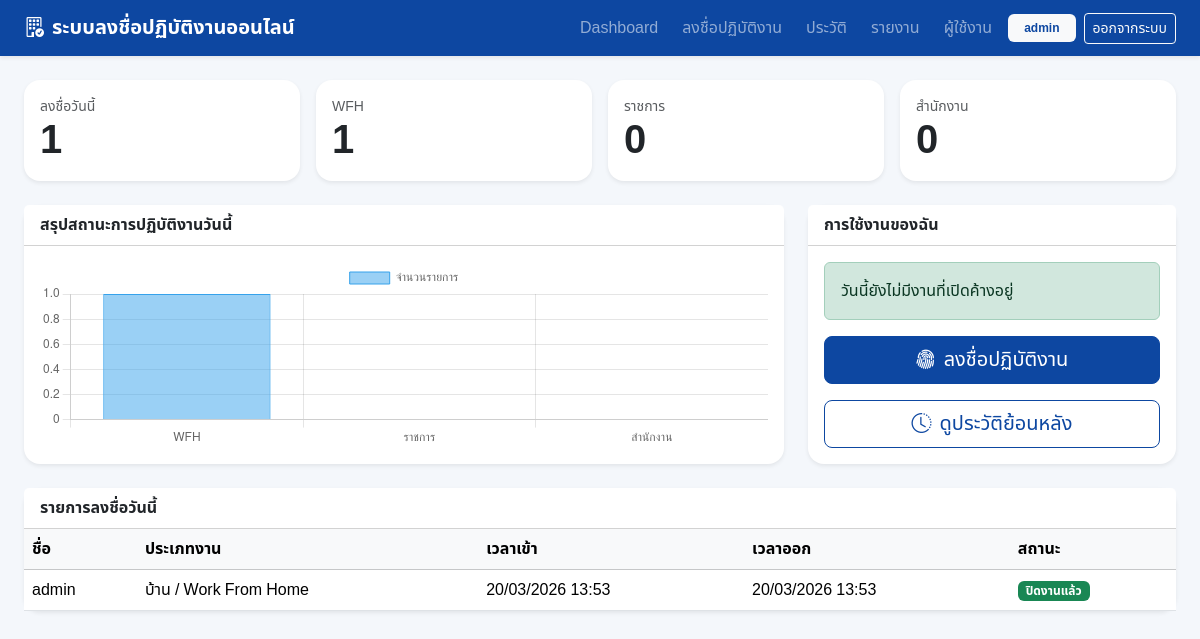
The page /dashboard/ (signed in) on the database its author committed.
### attendance/models.py (models this page shows, shortened)
class Attendance(models.Model):
    WORK_CHOICES = UserProfile.WORK_CHOICES
    user = models.ForeignKey(User, on_delete=models.CASCADE)
    work_type = models.CharField(max_length=20, choices=WORK_CHOICES)
    task_detail = models.TextField()
    evidence_image = models.ImageField(upload_to='evidence/', null=True, blank=True)
    gps_latitude = models.CharField(max_length=50, blank=True)
    gps_longitude = models.CharField(max_length=50, blank=True)
    place_note = models.CharField(max_length=255, blank=True)
    check_in_time = models.DateTimeField(default=timezone.now)
    check_out_time = models.DateTimeField(null=True, blank=True)
    created_at = models.DateTimeField(auto_now_add=True)
    updated_at = models.DateTimeField(auto_now=True)
    class Meta:
        ordering = ['-check_in_time']
    @property
    def status(self):
        return 'ปิดงานแล้ว' if self.check_out_time else 'กำลังปฏิบัติงาน'

class UserProfile(models.Model):
    WORK_CHOICES = [
        ('home', 'บ้าน / Work From Home'),
        ('field', 'ออกปฏิบัติราชการ'),
        ('office', 'สำนักงาน'),
    ]
    user = models.OneToOneField(User, on_delete=models.CASCADE)
    full_name = models.CharField(max_length=255)
    position = models.CharField(max_length=255, blank=True)
    department = models.ForeignKey(Department, on_delete=models.SET_NULL, null=True, blank=True)
    default_work_type = models.CharField(max_length=20, choices=WORK_CHOICES, default='home')

### attendance/views.py (the view)
# urls.py: path('dashboard/', views.dashboard, name='dashboard'),
@login_required
def dashboard(request):
    today_start, today_end = _today_range()
    today_qs = Attendance.objects.filter(check_in_time__range=(today_start, today_end))
    my_open = Attendance.objects.filter(user=request.user, check_out_time__isnull=True).first()
    context = {
        'profile': _get_profile(request.user),
        'today_total': today_qs.count(),
        'today_home': today_qs.filter(work_type='home').count(),
        'today_field': today_qs.filter(work_type='field').count(),
        'today_office': today_qs.filter(work_type='office').count(),
        'today_open': today_qs.filter(check_out_time__isnull=True).count(),
        'recent_items': today_qs.select_related('user')[:10],
        'my_open': my_open,
        'chart_labels': ['WFH', 'ราชการ', 'สำนักงาน'],
        'chart_values': [
            today_qs.filter(work_type='home').count(),
            today_qs.filter(work_type='field').count(),
            today_qs.filter(work_type='office').count(),
        ]
    }
    return render(request, 'attendance/dashboard.html', context)

### attendance/views.py (called while the page is built)
def _today_range():
    now = timezone.localtime()
    start = now.replace(hour=0, minute=0, second=0, microsecond=0)
    end = now.replace(hour=23, minute=59, second=59, microsecond=999999)
    return start, end

def _get_profile(user):
    profile, _ = UserProfile.objects.get_or_create(user=user, defaults={'full_name': user.get_full_name() or user.username})
    return profile

### attendance/templates/attendance/dashboard.html (shortened to what this page needs)
{% extends 'attendance/base.html' %}
{% block content %}
<div class="row g-3 mb-4">
  <div class="col-md-6 col-xl-3"><div class="card summary-card border-0 shadow-sm"><div class="card-body"><div class="small text-muted">ลงชื่อวันนี้</div><div class="display-6 fw-bold">{{ today_total }}</div></div></div></div>
  <div class="col-md-6 col-xl-3"><div class="card summary-card border-0 shadow-sm"><div class="card-body"><div class="small text-muted">WFH</div><div class="display-6 fw-bold">{{ today_home }}</div></div></div></div>
  <div class="col-md-6 col-xl-3"><div class="card summary-card border-0 shadow-sm"><div class="card-body"><div class="small text-muted">ราชการ</div><div class="display-6 fw-bold">{{ today_field }}</div></div></div></div>
  <div class="col-md-6 col-xl-3"><div class="card summary-card border-0 shadow-sm"><div class="card-body"><div class="small text-muted">สำนักงาน</div><div class="display-6 fw-bold">{{ today_office }}</div></div></div></div>
</div>
<div class="row g-4">
  <div class="col-lg-8">
    <div class="card border-0 shadow-sm h-100">
      <div class="card-header bg-white fw-semibold">สรุปสถานะการปฏิบัติงานวันนี้</div>
      <div class="card-body">
        <canvas id="attendanceChart" height="120"></canvas>
      </div>
    </div>
  </div>
  <div class="col-lg-4">
    <div class="card border-0 shadow-sm h-100">
      <div class="card-header bg-white fw-semibold">การใช้งานของฉัน</div>
      <div class="card-body d-grid gap-3">
        {% if my_open %}
        <div class="alert alert-warning mb-0">คุณมีงานที่ยังไม่ปิดเวลาเข้า {{ my_open.check_in_time|date:'d/m/Y H:i' }}</div>
        {% else %}
        <div class="alert alert-success mb-0">วันนี้ยังไม่มีงานที่เปิดค้างอยู่</div>
        {% endif %}
        <a href="{% url 'attendance_form' %}" class="btn btn-primary btn-lg"><i class="bi bi-fingerprint me-2"></i>ลงชื่อปฏิบัติงาน</a>
        <a href="{% url 'history' %}" class="btn btn-outline-primary btn-lg"><i class="bi bi-clock-history me-2"></i>ดูประวัติย้อนหลัง</a>
      </div>
    </div>
  </div>
</div>
<div class="card border-0 shadow-sm mt-4">
  <div class="card-header bg-white fw-semibold">รายการลงชื่อวันนี้</div>
  <div class="table-responsive">
    <table class="table table-hover align-middle mb-0">
      <thead class="table-light"><tr><th>ชื่อ</th><th>ประเภทงาน</th><th>เวลาเข้า</th><th>เวลาออก</th><th>สถานะ</th></tr></thead>
      <tbody>
        {% for item in recent_items %}
        <tr>
          <td>{{ item.user.userprofile.full_name|default:item.user.username }}</td>
          <td>{{ item.get_work_type_display }}</td>
          <td>{{ item.check_in_time|date:'d/m/Y H:i' }}</td>
          <td>{% if item.check_out_time %}{{ item.check_out_time|date:'d/m/Y H:i' }}{% else %}-{% endif %}</td>
          <td><span class="badge {% if item.check_out_time %}text-bg-success{% else %}text-bg-warning{% endif %}">{{ item.status }}</span></td>
        </tr>
        {% empty %}
        <tr><td colspan="5" class="text-center py-4 text-muted">ยังไม่มีข้อมูลวันนี้</td></tr>
        {% endfor %}
      </tbody>
    </table>
  </div>
</div>
{% endblock %}
{% block scripts %}
<script>
const ctx = document.getElementById('attendanceChart');
new Chart(ctx, {
  type: 'bar',
  data: {
    labels: {{ chart_labels|safe }},
    datasets: [{
      label: 'จำนวนรายการ',
      data: {{ chart_values|safe }},
      borderWidth: 1
    }]
  },
  options: {responsive: true, maintainAspectRatio: false}
});
</script>
{% endblock %}

### attendance/templates/attendance/base.html (shortened to what this page needs)
<!doctype html>
<html lang="th">
<head>
  <link href="https://cdn.jsdelivr.net/npm/bootstrap@5.3.6/dist/css/bootstrap.min.css" rel="stylesheet">
  <link href="https://cdn.jsdelivr.net/npm/bootstrap-icons@1.11.3/font/bootstrap-icons.css" rel="stylesheet">
  <link href="/static/css/style.css" rel="stylesheet">
</head>
<body class="app-bg">
  <nav class="navbar navbar-expand-lg navbar-dark bg-primary shadow-sm sticky-top">
    <div class="container-fluid px-4">
      <a class="navbar-brand fw-semibold" href="{% url 'dashboard' %}">
        <i class="bi bi-building-check me-2"></i>ระบบลงชื่อปฏิบัติงานออนไลน์
      </a>
      <div class="collapse navbar-collapse" id="navmenu">
        <ul class="navbar-nav ms-auto align-items-lg-center gap-2">
          <li class="nav-item"><a class="nav-link" href="{% url 'dashboard' %}">Dashboard</a></li>
          <li class="nav-item"><a class="nav-link" href="{% url 'attendance_form' %}">ลงชื่อปฏิบัติงาน</a></li>
          <li class="nav-item"><a class="nav-link" href="{% url 'history' %}">ประวัติ</a></li>
          {% if request.user.is_staff %}
          <li class="nav-item"><a class="nav-link" href="{% url 'reports' %}">รายงาน</a></li>
          <li class="nav-item"><a class="nav-link" href="{% url 'user_management' %}">ผู้ใช้งาน</a></li>
          {% endif %}
          <li class="nav-item"><span class="badge text-bg-light text-primary px-3 py-2">{{ request.user.username }}</span></li>
          <li class="nav-item"><a class="btn btn-outline-light btn-sm" href="{% url 'logout' %}">ออกจากระบบ</a></li>
        </ul>
      </div>
    </div>
  </nav>
  <main class="container-fluid px-3 px-lg-4 py-4">
    {% block content %}{% endblock %}
  </main>
  {% block scripts %}{% endblock %}
</body>
</html>

### static/css/style.css (style rules this page uses)
:root { --primary: #0d47a1; --primary-dark: #08306b; --soft-bg: #f4f7fb; }
body { font-family: Tahoma, 'Noto Sans Thai', sans-serif; }
.app-bg { background: var(--soft-bg); }
.summary-card { border-left: 5px solid var(--primary); }
.card { border-radius: 1rem; }
.table td, .table th { white-space: nowrap; }
.navbar.bg-primary, .btn-primary { background-color: var(--primary) !important; border-color: var(--primary) !important; }
.btn-outline-primary { color: var(--primary); border-color: var(--primary); }
.text-primary { color: var(--primary) !important; }

### rows shown on the page
Attendance: user.userprofile.full_name "admin", work_type "บ้าน / Work From Home", check_in_time "20/03/2026 13:53", check_out_time "20/03/2026 13:53", status "ปิดงานแล้ว"

### other values the page prints
{{ request.user.username }} "admin"
{{ today_total }} "1"
{{ today_home }} "1"
{{ today_field }} "0"
{{ today_office }} "0"
chart data {{ chart_labels|safe }} ['WFH', 'ราชการ', 'สำนักงาน']
chart data {{ chart_values|safe }} [1, 0, 0]
